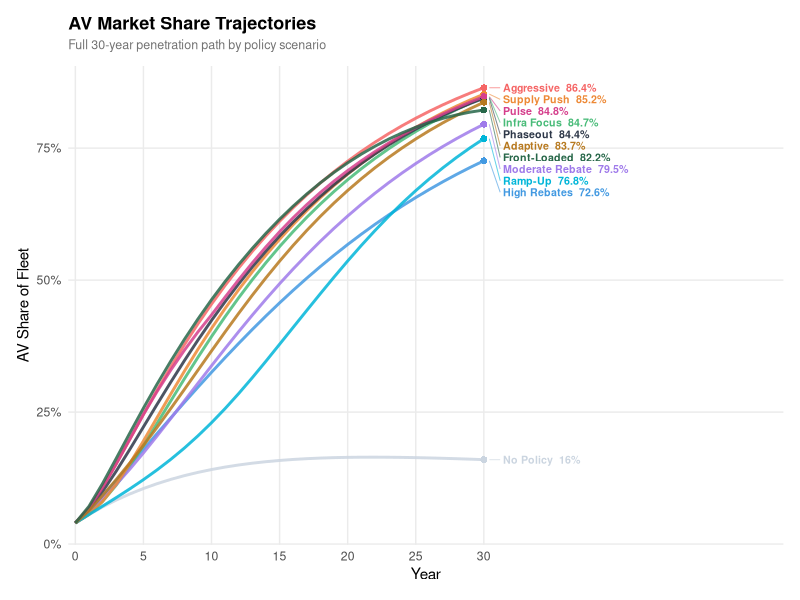
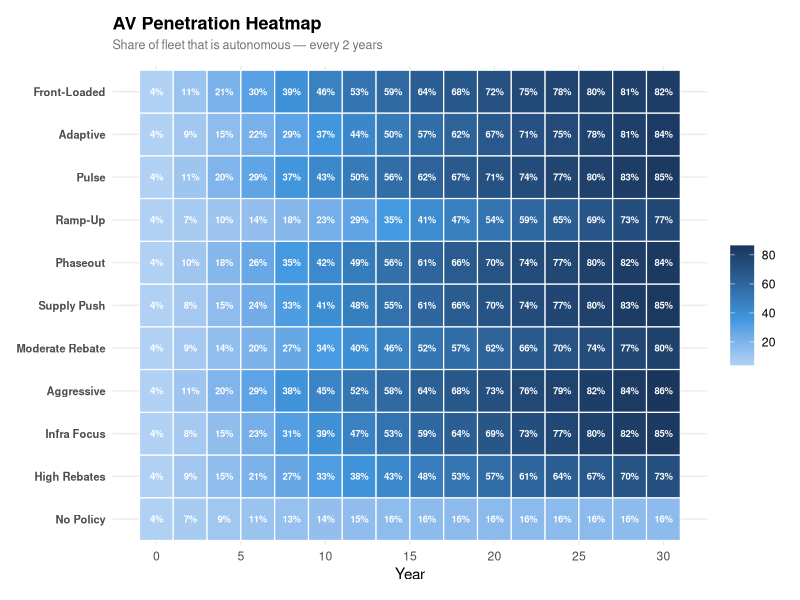
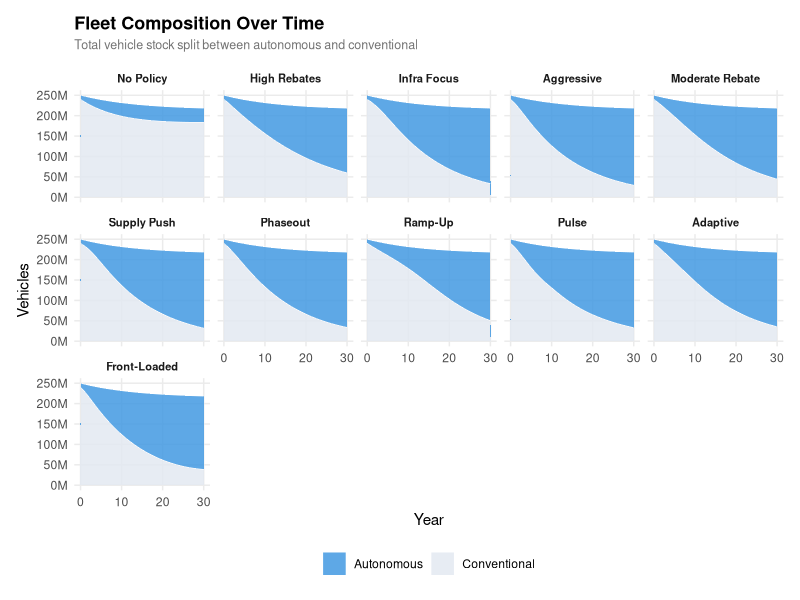
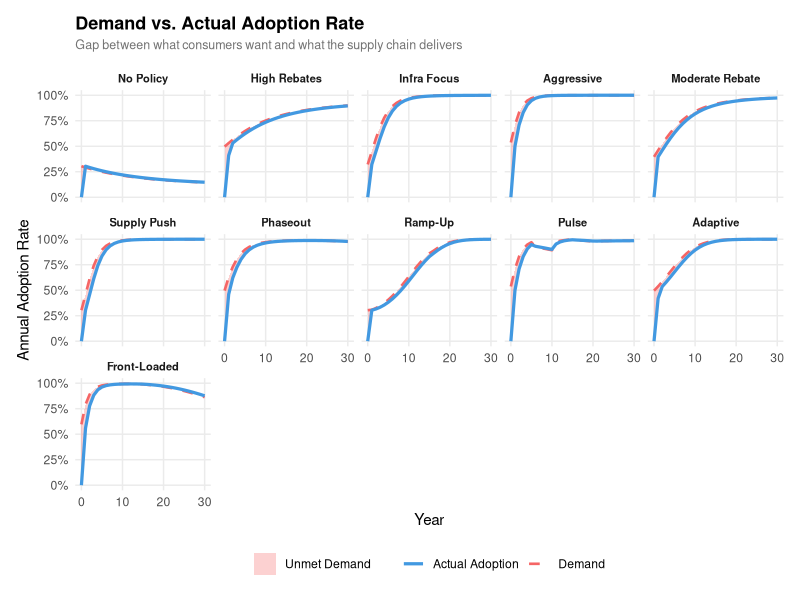
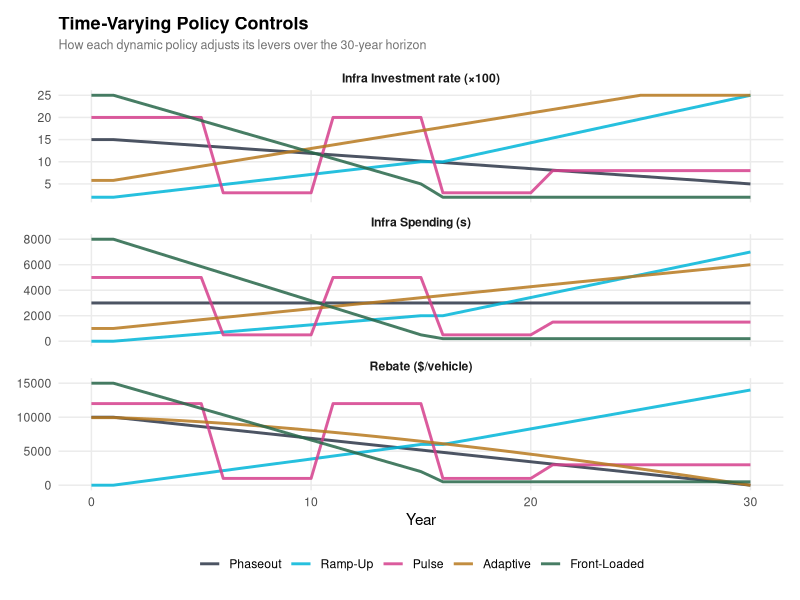
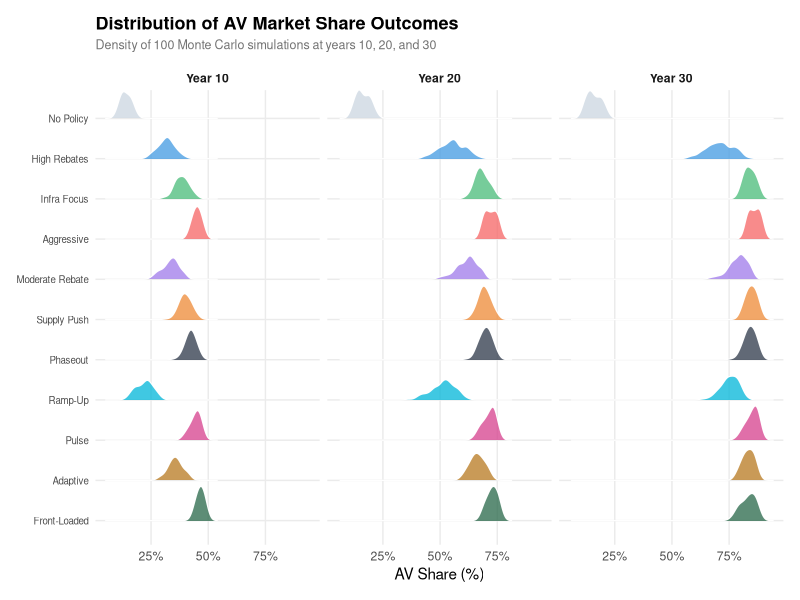
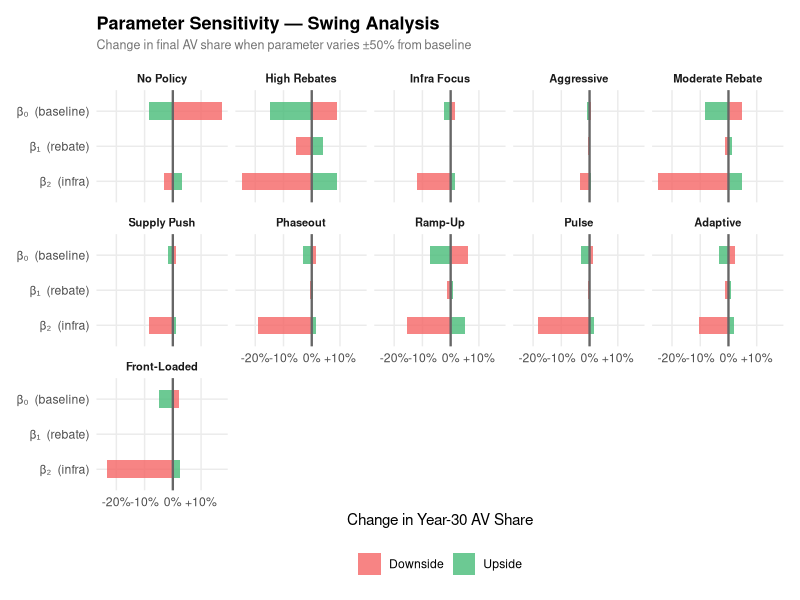
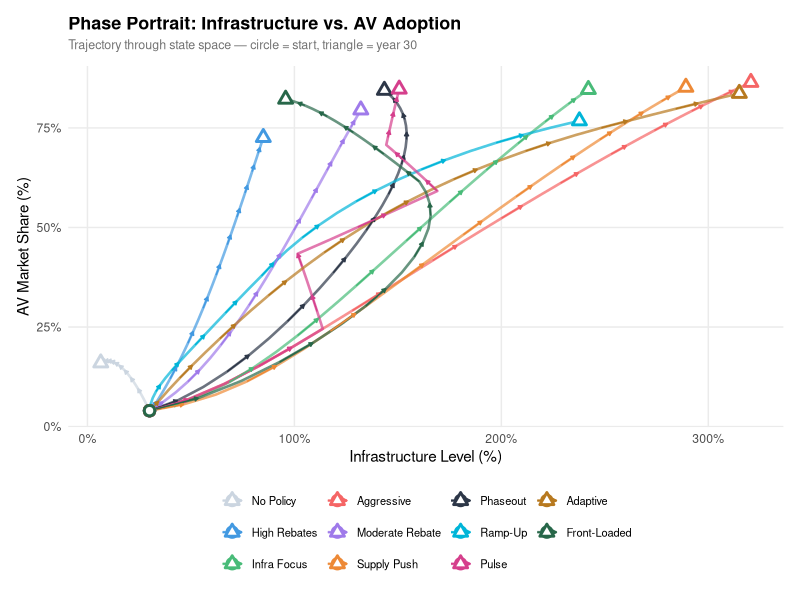

R code for these plots, in order:
library(ggplot2)
library(dplyr)
library(tidyr)
library(patchwork)
library(scales)
library(ggridges)

params <- list(
  delta_1  = 0.07,
  delta_2  = 0.05,
  S        = 15e6,
  Price_AV = 40000,
  beta_0   = -2.026,
  beta_1   =  3.250,
  beta_2   =  3.997,
  cap_0    = 0.20,
  gamma    = 0.00002
)

sigmoid <- function(z) 1 / (1 + exp(-z))

step_model <- function(state, policy, params) {
  A_i <- as.numeric(state["A"])
  C_i <- as.numeric(state["C"])
  I_i <- as.numeric(state["I"])
  k_i <- as.numeric(state["K"])
  r   <- as.numeric(policy["r"])
  s   <- as.numeric(policy["s"])
  i   <- as.numeric(policy["i"])
  I_iPlus1   <- (1 - params$delta_2) * I_i + i
  price_adv  <- r / params$Price_AV
  a_uncapped <- sigmoid(params$beta_0 + params$beta_1 * price_adv + params$beta_2 * I_i)
  cap        <- params$cap_0 + params$gamma * s + k_i
  K_iPlus1   <- max(0, min(1, k_i + params$gamma * s + sigmoid(k_i)))
  a          <- min(a_uncapped, cap)
  A_iPlus1   <- (1 - params$delta_1) * A_i + a * params$S
  C_iPlus1   <- (1 - params$delta_1) * C_i + params$S
  c(A = A_iPlus1, C = C_iPlus1, I = I_iPlus1, K = K_iPlus1, adoption = a, cap = cap)
}

simulate_model <- function(state_0, policy, years, params) {
  out <- data.frame(
    year = 0:years, A = 0, C = 0, I = 0, K = 0,
    pct_AV = 0, adoption = 0, r = 0, s = 0, i = 0
  )
  out$A[1]      <- state_0["A"]
  out$C[1]      <- state_0["C"]
  out$I[1]      <- state_0["I"]
  out$K[1]      <- state_0["K"]
  out$pct_AV[1] <- state_0["A"] / state_0["C"]
  if (is.vector(policy) && !is.data.frame(policy)) {
    policy_r <- rep(as.numeric(policy["r"]), years)
    policy_s <- rep(as.numeric(policy["s"]), years)
    policy_i <- rep(as.numeric(policy["i"]), years)
  } else {
    policy   <- as.data.frame(policy)
    policy_r <- policy$r[1:years]
    policy_s <- policy$s[1:years]
    policy_i <- policy$i[1:years]
  }
  out$r[1] <- policy_r[1]; out$s[1] <- policy_s[1]; out$i[1] <- policy_i[1]
  current  <- state_0
  for (t in 1:years) {
    u_t        <- c(r = policy_r[t], s = policy_s[t], i = policy_i[t])
    next_state <- step_model(current, u_t, params)
    out$A[t+1]        <- next_state["A"]
    out$C[t+1]        <- next_state["C"]
    out$I[t+1]        <- next_state["I"]
    out$K[t+1]        <- next_state["K"]
    out$pct_AV[t+1]   <- next_state["A"] / next_state["C"]
    out$adoption[t+1] <- next_state["adoption"]
    out$r[t+1]        <- u_t["r"]
    out$s[t+1]        <- u_t["s"]
    out$i[t+1]        <- u_t["i"]
    current <- next_state[c("A", "C", "I", "K")]
  }
  return(out)
}

monte_carlo <- function(state_0, policy, years, params, n_sim = 100) {
  results_mc <- vector("list", n_sim)
  for (i in 1:n_sim) {
    p_i         <- params
    p_i$beta_0  <- params$beta_0  * runif(1, 0.8, 1.2)
    p_i$beta_1  <- params$beta_1  * runif(1, 0.8, 1.2)
    p_i$beta_2  <- params$beta_2  * runif(1, 0.8, 1.2)
    p_i$delta_1 <- params$delta_1 * runif(1, 0.8, 1.2)
    p_i$delta_2 <- params$delta_2 * runif(1, 0.8, 1.2)
    results_mc[[i]] <- simulate_model(state_0, policy, years, p_i)
  }
  return(results_mc)
}

sensitivity_analysis <- function(state_0, policy, years, params, param_name, range = c(0.5, 1.5)) {
  multipliers <- seq(range[1], range[2], length.out = 20)
  results     <- data.frame(multiplier = multipliers, final_share = NA_real_)
  for (i in seq_along(multipliers)) {
    p_temp               <- params
    p_temp[[param_name]] <- params[[param_name]] * multipliers[i]
    sim                  <- simulate_model(state_0, policy, years, p_temp)
    results$final_share[i] <- sim$pct_AV[years + 1]
  }
  return(results)
}

COLORS <- c(
  # original static
  "No Policy"       = "#CBD5E0",
  "High Rebates"    = "#4299E1",
  "Infra Focus"     = "#48BB78",
  "Aggressive"      = "#F56565",
  # new static
  "Moderate Rebate" = "#9F7AEA",
  "Supply Push"     = "#ED8936",
  # time-varying
  "Phaseout"        = "#2D3748",
  "Ramp-Up"         = "#00B5D8",
  "Pulse"           = "#D53F8C",
  "Adaptive"        = "#B7791F",
  "Front-Loaded"    = "#276749"
)

theme_clean <- function() {
  theme_minimal(base_size = 11) +
    theme(
      plot.title       = element_text(face = "bold", size = 13, margin = margin(b = 4)),
      plot.subtitle    = element_text(color = "grey45", size = 9, margin = margin(b = 10)),
      panel.grid.minor = element_blank(),
      panel.grid.major = element_line(color = "grey92"),
      legend.position  = "bottom",
      legend.title     = element_blank(),
      plot.margin      = margin(12, 12, 12, 12)
    )
}

combined_scenarios <- function(scenarios, labels) {
  do.call(rbind, lapply(seq_along(scenarios), function(i) {
    df          <- scenarios[[i]]
    df$scenario <- factor(labels[i], levels = labels)
    df
  }))
}

plot_fleet_composition <- function(scenarios, labels) {
  df <- combined_scenarios(scenarios, labels) %>%
    mutate(av_m = A / 1e6, nonav_m = (C - A) / 1e6) %>%
    select(year, scenario, av_m, nonav_m) %>%
    pivot_longer(c(av_m, nonav_m), names_to = "type", values_to = "millions") %>%
    mutate(type = recode(type, av_m = "Autonomous", nonav_m = "Conventional"))

  n_scen <- length(unique(df$scenario))
  ncols  <- min(5, n_scen)

  ggplot(df, aes(x = year, y = millions, fill = type)) +
    geom_area(alpha = 0.85, color = "white", linewidth = 0.2) +
    facet_wrap(~scenario, ncol = ncols) +
    scale_fill_manual(values = c("Autonomous" = "#4299E1", "Conventional" = "#E2E8F0")) +
    scale_y_continuous(labels = comma_format(suffix = "M")) +
    labs(title = "Fleet Composition Over Time",
         subtitle = "Total vehicle stock split between autonomous and conventional",
         x = "Year", y = "Vehicles") +
    theme_clean() +
    theme(strip.text = element_text(face = "bold", size = 8))
}

plot_slope_chart <- function(scenarios, labels) {
  df <- combined_scenarios(scenarios, labels) %>%
    mutate(pct_AV = pct_AV * 100)

  ends <- df %>%
    filter(year == 30) %>%
    arrange(desc(pct_AV)) %>%
    mutate(label_y = {
      y <- pct_AV
      for (k in 2:length(y)) {
        if (y[k] > y[k-1] - 2.2) y[k] <- y[k-1] - 2.2
      }
      y
    })

  ggplot(df, aes(x = year, y = pct_AV, color = scenario, group = scenario)) +
    geom_line(linewidth = 1.0, alpha = 0.85) +
    geom_point(data = filter(df, year == 30), size = 2, shape = 16) +
    geom_segment(
      data = ends,
      aes(x = 30.4, xend = 31.2, y = pct_AV, yend = label_y),
      linewidth = 0.35, alpha = 0.6, show.legend = FALSE
    ) +
    geom_text(
      data = ends,
      aes(x = 31.4, y = label_y,
          label = paste0(scenario, "  ", round(pct_AV, 1), "%")),
      hjust = 0, size = 2.7, fontface = "bold", show.legend = FALSE
    ) +
    scale_color_manual(values = COLORS) +
    scale_x_continuous(breaks = c(0, 5, 10, 15, 20, 25, 30),
                       expand = expansion(mult = c(0.01, 0.0))) +
    coord_cartesian(xlim = c(0, 52)) +
    scale_y_continuous(labels = function(x) paste0(x, "%")) +
    labs(title = "AV Market Share Trajectories",
         subtitle = "Full 30-year penetration path by policy scenario",
         x = "Year", y = "AV Share of Fleet") +
    theme_clean() +
    theme(legend.position = "none")
}

plot_heatmap <- function(scenarios, labels) {
  df <- combined_scenarios(scenarios, labels) %>%
    filter(year %% 2 == 0) %>%
    mutate(pct_AV = pct_AV * 100)

  ggplot(df, aes(x = year, y = scenario, fill = pct_AV)) +
    geom_tile(color = "white", linewidth = 0.4) +
    geom_text(aes(label = sprintf("%.0f%%", pct_AV)), size = 2.4, color = "white", fontface = "bold") +
    scale_fill_gradient2(low = "#EBF8FF", mid = "#4299E1", high = "#1A365D",
                         midpoint = 35, name = "AV Share") +
    scale_x_continuous(breaks = seq(0, 30, 5)) +
    labs(title = "AV Penetration Heatmap",
         subtitle = "Share of fleet that is autonomous — every 2 years",
         x = "Year", y = NULL) +
    theme_clean() +
    theme(legend.position = "right", panel.grid = element_blank(),
          axis.text.y = element_text(face = "bold", size = 8))
}

plot_demand_vs_supply <- function(scenarios, labels) {
  df <- combined_scenarios(scenarios, labels) %>%
    mutate(
      demand  = pmin(sigmoid(params$beta_0 + params$beta_1 * (r / params$Price_AV) + params$beta_2 * I), 1),
      supply  = params$cap_0 + params$gamma * s + K,
      binding = ifelse(adoption < demand * 0.999, "Supply Constrained", "Demand Limited")
    )

  n_scen <- length(unique(df$scenario))
  ncols  <- min(5, n_scen)

  ggplot(df, aes(x = year)) +
    geom_ribbon(aes(ymin = adoption * 100, ymax = demand * 100, fill = "Unmet Demand"), alpha = 0.3) +
    geom_line(aes(y = demand   * 100, color = "Demand"),         linewidth = 0.9, linetype = "dashed") +
    geom_line(aes(y = adoption * 100, color = "Actual Adoption"), linewidth = 1.1) +
    facet_wrap(~scenario, ncol = ncols) +
    scale_color_manual(values = c("Demand" = "#F56565", "Actual Adoption" = "#4299E1")) +
    scale_fill_manual(values  = c("Unmet Demand" = "#F56565")) +
    scale_y_continuous(labels = function(x) paste0(x, "%")) +
    labs(title = "Demand vs. Actual Adoption Rate",
         subtitle = "Gap between what consumers want and what the supply chain delivers",
         x = "Year", y = "Annual Adoption Rate") +
    theme_clean() +
    theme(strip.text = element_text(face = "bold", size = 8))
}

plot_mc_ridges <- function(mc_sims_list, labels) {
  checkpoints <- c(10, 20, 30)
  df <- do.call(rbind, lapply(seq_along(mc_sims_list), function(si) {
    do.call(rbind, lapply(mc_sims_list[[si]], function(sim) {
      data.frame(scenario = labels[si], year = checkpoints,
                 pct_AV = sim$pct_AV[checkpoints + 1] * 100)
    }))
  }))
  df$scenario <- factor(df$scenario, levels = rev(labels))
  df$year_f   <- factor(paste0("Year ", df$year), levels = paste0("Year ", checkpoints))

  ggplot(df, aes(x = pct_AV, y = scenario, fill = scenario)) +
    geom_density_ridges(alpha = 0.75, scale = 0.85, bandwidth = 1.5,
                        color = "white", linewidth = 0.4) +
    facet_wrap(~year_f, nrow = 1) +
    scale_fill_manual(values = COLORS) +
    scale_x_continuous(labels = function(x) paste0(x, "%")) +
    labs(title = "Distribution of AV Market Share Outcomes",
         subtitle = "Density of 100 Monte Carlo simulations at years 10, 20, and 30",
         x = "AV Share (%)", y = NULL) +
    theme_clean() +
    theme(legend.position = "none", strip.text = element_text(face = "bold"),
          axis.text.y = element_text(size = 7))
}

plot_sensitivity_diverging <- function(sens_results, labels) {
  df <- do.call(rbind, lapply(seq_along(labels), function(i) {
    do.call(rbind, lapply(c("beta_0", "beta_1", "beta_2"), function(b) {
      s   <- sens_results[[i]][[b]]
      low <- s$final_share[which.min(s$multiplier)] * 100
      hi  <- s$final_share[which.max(s$multiplier)] * 100
      mid <- s$final_share[which.min(abs(s$multiplier - 1))] * 100
      data.frame(scenario = labels[i], param = b,
                 low_end = low - mid, hi_end = hi - mid)
    }))
  }))
  df$scenario <- factor(df$scenario, levels = labels)
  df$param    <- factor(df$param, levels = c("beta_2", "beta_1", "beta_0"))

  n_scen <- length(unique(df$scenario))
  ncols  <- min(5, n_scen)

  ggplot(df, aes(y = param)) +
    geom_col(aes(x = hi_end,  fill = "Upside"),  alpha = 0.8, width = 0.5) +
    geom_col(aes(x = low_end, fill = "Downside"), alpha = 0.8, width = 0.5) +
    geom_vline(xintercept = 0, linewidth = 0.8, color = "grey40") +
    facet_wrap(~scenario, ncol = ncols) +
    scale_fill_manual(values = c("Upside" = "#48BB78", "Downside" = "#F56565")) +
    scale_x_continuous(labels = function(x) paste0(ifelse(x > 0, "+", ""), round(x, 1), "%")) +
    scale_y_discrete(labels = c(beta_0 = "β₀  (baseline)", beta_1 = "β₁  (rebate)", beta_2 = "β₂  (infra)")) +
    labs(title = "Parameter Sensitivity — Swing Analysis",
         subtitle = "Change in final AV share when parameter varies ±50% from baseline",
         x = "Change in Year-30 AV Share", y = NULL, fill = NULL) +
    theme_clean() +
    theme(strip.text = element_text(face = "bold", size = 8))
}

plot_phase_portrait <- function(scenarios, labels) {
  df <- combined_scenarios(scenarios, labels)
  arrows_df <- df %>%
    group_by(scenario) %>%
    mutate(xend = lead(I * 100), yend = lead(pct_AV * 100)) %>%
    filter(!is.na(xend), year %% 3 == 0)

  ggplot(df, aes(x = I * 100, y = pct_AV * 100, color = scenario)) +
    geom_path(linewidth = 0.9, alpha = 0.7) +
    geom_segment(data = arrows_df, aes(xend = xend, yend = yend),
                 arrow = arrow(length = unit(0.10, "cm"), type = "closed"), linewidth = 0.5) +
    geom_point(data = filter(df, year == 0),  size = 2.5, shape = 21, fill = "white", stroke = 1.5) +
    geom_point(data = filter(df, year == 30), size = 2.5, shape = 24, fill = "white", stroke = 1.5) +
    scale_color_manual(values = COLORS) +
    scale_x_continuous(labels = function(x) paste0(x, "%")) +
    scale_y_continuous(labels = function(x) paste0(x, "%")) +
    labs(title = "Phase Portrait: Infrastructure vs. AV Adoption",
         subtitle = "Trajectory through state space — circle = start, triangle = year 30",
         x = "Infrastructure Level (%)", y = "AV Market Share (%)") +
    theme_clean() +
    theme(legend.text = element_text(size = 8))
}

# Plot showing time-varying policy controls over time
plot_policy_controls <- function(tv_scenarios, tv_labels) {
  df <- do.call(rbind, lapply(seq_along(tv_scenarios), function(i) {
    d <- tv_scenarios[[i]]
    data.frame(
      year     = d$year,
      scenario = tv_labels[i],
      Rebate   = d$r,
      Infra_Inv = d$i * 100,
      Infra_Sp  = d$s
    )
  })) %>%
    pivot_longer(c(Rebate, Infra_Inv, Infra_Sp), names_to = "control", values_to = "value") %>%
    mutate(control = recode(control,
                            Rebate    = "Rebate ($/vehicle)",
                            Infra_Inv = "Infra Investment rate (×100)",
                            Infra_Sp  = "Infra Spending (s)"))

  df$scenario <- factor(df$scenario, levels = tv_labels)

  ggplot(df, aes(x = year, y = value, color = scenario)) +
    geom_line(linewidth = 1.0, alpha = 0.85) +
    facet_wrap(~control, scales = "free_y", ncol = 1) +
    scale_color_manual(values = COLORS) +
    labs(title = "Time-Varying Policy Controls",
         subtitle = "How each dynamic policy adjusts its levers over the 30-year horizon",
         x = "Year", y = NULL) +
    theme_clean() +
    theme(strip.text = element_text(face = "bold"))
}

plot_total_spend <- function(scenarios, labels) {
  df <- combined_scenarios(scenarios, labels) %>%
    filter(year > 0) %>%
    mutate(annual_spend = r * (adoption * params$S) + s + i * params$S * params$Price_AV / 1000) %>%
    group_by(scenario) %>%
    mutate(cumulative_spend = cumsum(annual_spend) / 1e9) %>%
    ungroup()

  ends <- df %>%
    filter(year == 30) %>%
    arrange(desc(cumulative_spend))
  y   <- ends$cumulative_spend
  gap <- diff(range(y, na.rm = TRUE)) / length(y) * 0.6
  if (length(y) > 1)
    for (k in 2:length(y))
      if (!is.na(y[k]) && !is.na(y[k-1]) && y[k] > y[k-1] - gap) y[k] <- y[k-1] - gap
  ends$label_y <- y

  ggplot(df, aes(x = year, y = cumulative_spend, color = scenario, group = scenario)) +
    geom_line(linewidth = 1.0, alpha = 0.85) +
    geom_point(data = filter(df, year == 30), size = 2, shape = 16) +
    geom_segment(data = ends,
                 aes(x = 30.4, xend = 31.2, y = cumulative_spend, yend = label_y),
                 linewidth = 0.35, alpha = 0.6, show.legend = FALSE) +
    geom_text(data = ends,
              aes(x = 31.4, y = label_y,
                  label = paste0(scenario, "  $", round(cumulative_spend, 1), "B")),
              hjust = 0, size = 2.7, fontface = "bold", show.legend = FALSE) +
    scale_color_manual(values = COLORS) +
    scale_x_continuous(breaks = c(0, 5, 10, 15, 20, 25, 30),
                       expand = expansion(mult = c(0.01, 0.0))) +
    coord_cartesian(xlim = c(0, 52)) +
    scale_y_continuous(labels = dollar_format(suffix = "B", prefix = "$")) +
    labs(title = "Cumulative Policy Expenditure",
         subtitle = "Total government spend on rebates + infrastructure over time",
         x = "Year", y = "Cumulative Spend ($ Billions)") +
    theme_clean() +
    theme(legend.position = "none")
}

plot_spend_per_av <- function(scenarios, labels) {
  df <- combined_scenarios(scenarios, labels) %>%
    filter(year > 0) %>%
    mutate(annual_spend = r * (adoption * params$S) + s + i * params$S * params$Price_AV / 1000) %>%
    group_by(scenario) %>%
    mutate(cumulative_spend = cumsum(annual_spend),
           spend_per_av     = cumulative_spend / pmax(A, 1)) %>%
    ungroup()

  ends <- df %>%
    filter(year == 30) %>%
    arrange(desc(spend_per_av))
  y   <- ends$spend_per_av
  gap <- diff(range(y, na.rm = TRUE)) / length(y) * 0.6
  if (length(y) > 1)
    for (k in 2:length(y))
      if (!is.na(y[k]) && !is.na(y[k-1]) && y[k] > y[k-1] - gap) y[k] <- y[k-1] - gap
  ends$label_y <- y

  ggplot(df, aes(x = year, y = spend_per_av, color = scenario, group = scenario)) +
    geom_line(linewidth = 1.0, alpha = 0.85) +
    geom_point(data = filter(df, year == 30), size = 2, shape = 16) +
    geom_segment(data = ends,
                 aes(x = 30.4, xend = 31.2, y = spend_per_av, yend = label_y),
                 linewidth = 0.35, alpha = 0.6, show.legend = FALSE) +
    geom_text(data = ends,
              aes(x = 31.4, y = label_y,
                  label = paste0(scenario, "  $", formatC(round(spend_per_av), format = "d", big.mark = ","))),
              hjust = 0, size = 2.7, fontface = "bold", show.legend = FALSE) +
    scale_color_manual(values = COLORS) +
    scale_x_continuous(breaks = c(0, 5, 10, 15, 20, 25, 30),
                       expand = expansion(mult = c(0.01, 0.0))) +
    coord_cartesian(xlim = c(0, 52)) +
    scale_y_continuous(labels = dollar_format()) +
    labs(title = "Cumulative Spend per Autonomous Vehicle",
         subtitle = "Total policy dollars spent divided by AV fleet size — policy efficiency metric",
         x = "Year", y = "Spend per AV ($)") +
    theme_clean() +
    theme(legend.position = "none")
}

state_0 <- c(A = 10e6, C = 250e6, I = 0.30, K = 0.20)

policy_none        <- c(r =     0, s =    0, i = 0.00)
policy_high_rebate <- c(r = 10000, s =  500, i = 0.05)
policy_infra       <- c(r =  1000, s =  500, i = 0.15)
policy_aggressive  <- c(r = 12000, s = 5000, i = 0.20)

# Moderate Rebate: middle ground — meaningful incentive but not maximal
policy_moderate_rebate <- c(r = 5000, s = 1000, i = 0.08)

# Supply Push: zero consumer rebate, all spending goes to manufacturer/infra capacity
policy_supply_push <- c(r = 0, s = 8000, i = 0.18)

policy_phaseout <- data.frame(
  r = seq(10000, 0,   length.out = 30),
  s = rep(3000,       30),
  i = seq(0.15, 0.05, length.out = 30)
)

# Ramp-Up: starts small, accelerates aggressively in second half
policy_rampup <- data.frame(
  r = c(seq(0, 6000, length.out = 15), seq(6000, 14000, length.out = 15)),
  s = c(seq(0, 2000, length.out = 15), seq(2000, 7000,  length.out = 15)),
  i = c(seq(0.02, 0.10, length.out = 15), seq(0.10, 0.25, length.out = 15))
)

# Pulse: two intensive 5-year bursts separated by low-activity gaps
pulse_r <- c(rep(12000, 5), rep(1000, 5), rep(12000, 5), rep(1000, 5), rep(3000, 10))
pulse_s <- c(rep(5000,  5), rep(500,  5), rep(5000,  5), rep(500,  5), rep(1500, 10))
pulse_i <- c(rep(0.20,  5), rep(0.03, 5), rep(0.20,  5), rep(0.03, 5), rep(0.08, 10))
policy_pulse <- data.frame(r = pulse_r, s = pulse_s, i = pulse_i)

# Adaptive: rebate tied inversely to current-share proxy (simulated feedback)
# Rebate shrinks as adoption expected to grow; infra ramps up steadily
policy_adaptive <- data.frame(
  r = pmax(0, 10000 - 10000 * ((1:30) / 30)^1.5),
  s = seq(1000, 6000, length.out = 30),
  i = pmin(0.25, 0.05 + 0.008 * (1:30))
)

# Front-Loaded: massive early push, then coast — opposite of ramp-up
policy_frontloaded <- data.frame(
  r = c(seq(15000, 2000, length.out = 15), rep(500, 15)),
  s = c(seq(8000,  500,  length.out = 15), rep(200, 15)),
  i = c(seq(0.25,  0.05, length.out = 15), rep(0.02, 15))
)

results_none           <- simulate_model(state_0, policy_none,           30, params)
results_high_rebate    <- simulate_model(state_0, policy_high_rebate,    30, params)
results_infra          <- simulate_model(state_0, policy_infra,          30, params)
results_aggressive     <- simulate_model(state_0, policy_aggressive,     30, params)
results_moderate       <- simulate_model(state_0, policy_moderate_rebate,30, params)
results_supply_push    <- simulate_model(state_0, policy_supply_push,    30, params)
results_phaseout       <- simulate_model(state_0, policy_phaseout,       30, params)
results_rampup         <- simulate_model(state_0, policy_rampup,         30, params)
results_pulse          <- simulate_model(state_0, policy_pulse,          30, params)
results_adaptive       <- simulate_model(state_0, policy_adaptive,       30, params)
results_frontloaded    <- simulate_model(state_0, policy_frontloaded,    30, params)

# All scenarios together
scenarios <- list(
  results_none, results_high_rebate, results_infra, results_aggressive,
  results_moderate, results_supply_push,
  results_phaseout, results_rampup, results_pulse, results_adaptive, results_frontloaded
)
labels <- c(
  "No Policy", "High Rebates", "Infra Focus", "Aggressive",
  "Moderate Rebate", "Supply Push",
  "Phaseout", "Ramp-Up", "Pulse", "Adaptive", "Front-Loaded"
)

# Time-varying only (for policy control plot)
tv_scenarios <- list(results_phaseout, results_rampup, results_pulse,
                     results_adaptive, results_frontloaded)
tv_labels    <- c("Phaseout", "Ramp-Up", "Pulse", "Adaptive", "Front-Loaded")

set.seed(42)
mc_sims <- lapply(scenarios, function(s) monte_carlo(state_0, s, 30, params, n_sim = 100))

sens_results <- lapply(scenarios, function(s) {
  list(
    beta_0 = sensitivity_analysis(state_0, s, 30, params, "beta_0"),
    beta_1 = sensitivity_analysis(state_0, s, 30, params, "beta_1"),
    beta_2 = sensitivity_analysis(state_0, s, 30, params, "beta_2")
  )
})

pdf("av_model_plots_analyzed.pdf", width = 16, height = 9)
print(plot_slope_chart(scenarios, labels))
print(plot_heatmap(scenarios, labels))
print(plot_fleet_composition(scenarios, labels))
print(plot_demand_vs_supply(scenarios, labels))
print(plot_policy_controls(tv_scenarios, tv_labels))
print(plot_mc_ridges(mc_sims, labels))
print(plot_sensitivity_diverging(sens_results, labels))
print(plot_phase_portrait(scenarios, labels))
print(plot_total_spend(scenarios, labels))
print(plot_spend_per_av(scenarios, labels))
dev.off()

scenarios_combined <- do.call(rbind, lapply(seq_along(scenarios), function(i) {
  df          <- scenarios[[i]]
  df$scenario <- labels[i]
  df
}))
write.csv(scenarios_combined, "av_all_scenarios.csv", row.names = FALSE)

cat("\nYear-30 AV shares by scenario:\n")
for (i in seq_along(scenarios)) {
  cat(sprintf("  %-20s %.1f%%\n", labels[i], scenarios[[i]]$pct_AV[31] * 100))
}